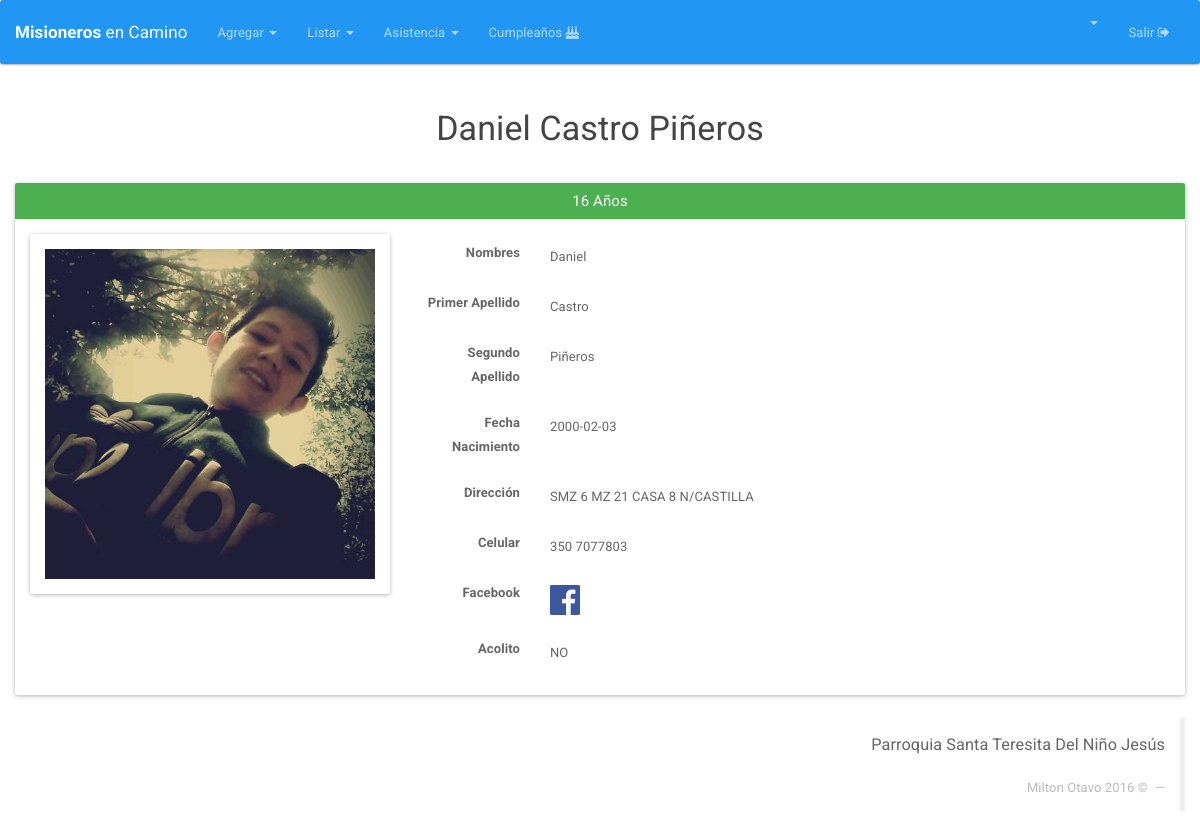
/Integrantes/ver/6 (signed in), run on an earlier commit of the app's database.
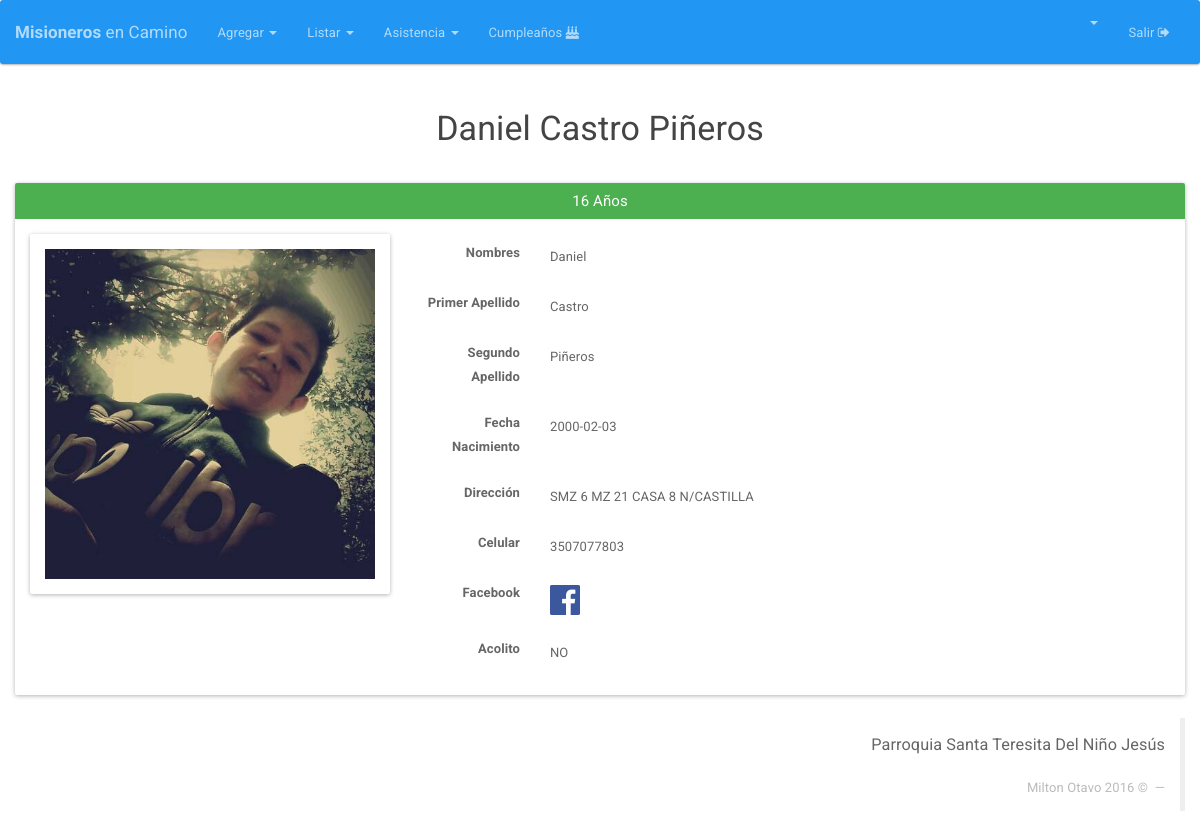
And on a later commit of the database.
### tables this page shows
CREATE TABLE IF NOT EXISTS `integrante` (
  `DOCUMENTO` int(12) NOT NULL AUTO_INCREMENT,
  `NOMBRES` varchar(25) NOT NULL,
  `PRIMER_APELLIDO` varchar(15) NOT NULL,
  `SEGUNDO_APELLIDO` varchar(15) DEFAULT NULL,
  `GENERO` varchar(2) DEFAULT NULL,
  `FECHA_NACIMIENTO` date NOT NULL,
  `DIRECCION` varchar(50) DEFAULT NULL,
  `CELULAR` varchar(200) DEFAULT NULL,
  `CORREO` varchar(50) DEFAULT NULL,
  `ACOLITO` tinyint(1) DEFAULT NULL,
  `COORDINADOR` tinyint(1) DEFAULT NULL,
  `IMAGEN` longtext,
  `FECHA_INGRESO` date DEFAULT NULL,
  `FECHA_REGISTRO` timestamp NOT NULL DEFAULT CURRENT_TIMESTAMP ON UPDATE CURRENT_TIMESTAMP,
  `ESTADO` varchar(20) NOT NULL DEFAULT 'ASISTENTE',
  PRIMARY KEY (`DOCUMENTO`)
);

### index.php (called while the page is built, shortened)
<?php
if (isset($_SESSION['app_id'])) {
	require_once "Core/Models/Conexion.php";
}
Core\Config\Enrutador::run(new Core\Config\Request());
?>

### Core/Models/Conexion.php (called while the page is built, shortened)
<?php namespace Core\Models;
	class Conexion{
		private $datos= array (
				"host"=>DB_HOST,
				"user"=>DB_USER,
				"pass"=>DB_PASS,
				"db"=>DB_NAME
			);
		private $db;
		public function __construct()
		{
			$this->db = new \mysqli(
					$this->datos['host'],
					$this->datos['user'],
					$this->datos['pass'],
					$this->datos['db']
				);
			$this->db-> set_charset("utf8");
		}
		public function consultaRetorno($sql){
			$datos = $this->db->query($sql);
			return $datos;
		}
	}
 ?>

### Core/Config/Request.php (called while the page is built, shortened)
<?php namespace Core\Config;
class Request{
	private $metodo;
	private $argumento;
	public function __construct(){
		if(isset($_GET['url'])){
			$ruta = filter_input(INPUT_GET, 'url', FILTER_SANITIZE_URL);
			$ruta = explode("/", $ruta);
			$ruta = array_filter($ruta);
			if($ruta[0] == "index.php"){
				$this->controlador = "Login";
			}else{
				$this->controlador = strtolower(array_shift($ruta));
			}
			$this->metodo = strtolower(array_shift($ruta));
			$this->argumento = $ruta;
		}else{
			$this->controlador = "Login";
			$this->metodo = "index";
		}
	}
	public function getMetodo(){
		return $this->metodo;
	}
	public function getArgumento(){
		return $this->argumento;
	}
}
?>

### Core/Controllers/IntegrantesController.php (called while the page is built, shortened)
<?php namespace Core\Controllers;
class IntegrantesController{
	private $integrante;
	public function __construct(){
		$this->integrante = new Integrante();
	}
	public function ver($id){
		if (isset($id)) {
			$this->integrante->__set("documento", $id);
			$data=$this->integrante->view();
			$datos = mysqli_fetch_assoc($data);
			return $datos;
		}
	}
}
?>

### Core/Models/Integrante.php (called while the page is built, shortened)
<?php namespace Core\Models;
class Integrante {
	private $documento;
	private $db;
	public function __construct(){
		$this->db = new Conexion();
	}
	public function view(){
		$sql="SELECT i.*, YEAR(CURDATE())-YEAR(i.FECHA_NACIMIENTO) + IF(DATE_FORMAT(CURDATE(),'%m-%d') > DATE_FORMAT(i.FECHA_NACIMIENTO,'%m-%d'), 0, -1) AS EDAD_ACTUAL FROM integrante i WHERE DOCUMENTO='{$this->documento}'";
		$datos = $this->db->consultaRetorno($sql);
		return $datos;
	}
}
?>

### HTML/Integrantes/ver.php (the view)
  <html>
  <head>
  	<?php include(HTML_DIR.'/overall/header.php') ?>
  </head>
  <body>
  	<?php include(HTML_DIR.'/overall/nav.php') ?>
  	<div  class="container-fluid">
  		<h3  align="center"><?php echo $datos['NOMBRES'] ." ". $datos['PRIMER_APELLIDO']." ". $datos['SEGUNDO_APELLIDO'] ; ?></h3>
  		<br>
  		<div class="panel panel-success">
  			<div class="panel-heading">
  				<h3 class="panel-title" align="center"> <?php echo  $datos['EDAD_ACTUAL'] . " " . "Años";    ?></h3>
  			</div>
  			<div class="panel-body">
  				<div class="row">
  					<div class="col-md-4">
  						<div class="panel panel-default">
  							<div class="panel-body">
  								<img class="img-responsive" src="<?php echo URL;?>HTML/Integrantes/avatars/<?php echo  !empty($datos['IMAGEN']) ? $datos['IMAGEN'] : 'no-image.png'    ; ?>" required>
  							</div>
  						</div>
  					</div>
  					<div class="col-md-8">
  						<div class="form-horizontal" >
                <div class="form-group">
                 <label for="inputNombres" class="col-lg-2 control-label">Nombres</label>
                 <div class="ver col-lg-10">
                  <?php echo $datos['NOMBRES']; ?>
                </div>
              </div>
              <div class="form-group">
               <label for="inputPrimerApellido" class="col-lg-2 control-label">Primer Apellido</label>
               <div class="ver col-lg-10">
                <?php echo $datos['PRIMER_APELLIDO']; ?>
              </div>
            </div>
            <div class="form-group">
             <label for="inputSegundoApellido" class="col-lg-2 control-label">Segundo Apellido</label>
             <div class="ver col-lg-10">
              <?php echo $datos['SEGUNDO_APELLIDO']; ?>
            </div>
          </div>
          <div class="form-group">
           <label for="inputFechaNacimiento" class="col-lg-2 control-label">Fecha Nacimiento</label>
           <div class="ver col-lg-10">
            <?php echo $datos['FECHA_NACIMIENTO']; ?>
          </div>
        </div>
        <div class="form-group">
         <label for="inputDireccion" class="col-lg-2 control-label">Dirección</label>
         <div class="ver col-lg-10">
          <?php echo $datos['DIRECCION']; ?>
        </div>
      </div>
      <div class="form-group">
       <label for="inputCelular" class="col-lg-2 control-label">Celular</label>
       <div class="ver col-lg-10">
        <?php echo $datos['CELULAR']; ?>
      </div>
    </div>
    <div class="form-group">
     <label for="inputEmail" class="col-lg-2 control-label">Facebook</label>
     <div class="ver col-lg-10">
      <a href="https://www.facebook.com/<?php echo $datos['CORREO']; ?>" target="_blank">
       <img src="<?php echo URL; ?>Views/images/Facebook_logo.png" width="30px">
     </a>
   </div>
 </div>
 <div class="form-group">
   <label class="col-lg-2 control-label">Acolito</label>
   <div class="ver col-lg-10">
    <?php echo ($datos['ACOLITO']=='1') ? "SI" : "NO" ?>
  </div>
</div>
</div>
</div>
</div>
</div>
</div>
</div>
<?php include(HTML_DIR.'/overall/footer.php') ?>
</body>
</html>

### HTML/overall/nav.php (shortened to what the changed rows need)
<nav class="navbar navbar-inverse">
  <div class="container-fluid">
    <div class="navbar-header">
      <a class="navbar-brand" style="font-size: 17px" href="<?php echo URL; ?>Integrantes"><b>Misioneros</b> en Camino</a>
    </div>
    <div class="collapse navbar-collapse" id="bs-example-navbar-collapse-2">
      <ul class="nav navbar-nav">
        <li class="dropdown">
          <a href="#" class="dropdown-toggle" data-toggle="dropdown" role="button" aria-expanded="false"> Agregar <span class="caret"></span></a>
        </li>
      </ul>
      <ul class="nav navbar-nav">
        <li class="dropdown">
          <a href="#" class="dropdown-toggle" data-toggle="dropdown" role="button" aria-expanded="false"> Listar <span class="caret"></span></a>
        </li>
      </ul>
      <ul class="nav navbar-nav">
        <li class="dropdown">
          <a href="#" class="dropdown-toggle" data-toggle="dropdown" role="button" aria-expanded="false"> Asistencia <span class="caret"></span></a>
        </li>
      </ul>
      <ul class="nav navbar-nav">
       <li><a href="<?php echo URL; ?>birthday"> Cumpleaños  <i class="fa fa-birthday-cake" aria-hidden="true"></i></a></li>
     </ul>
     <ul class="nav navbar-nav navbar-right">
      <li class="dropdown">
        <a href="#" class="dropdown-toggle" data-toggle="dropdown" role="button" aria-expanded="false"> <b><?php echo ucwords(strtolower($_SESSION['nombre'])); ?> </b>  <span class="caret"></span></a>
      </li>
      <li><a href="<?php echo URL; ?>Logout">  Salir  <i class="fa fa-sign-out" aria-hidden="true"></i></a></li>
    </ul>
  </div>
</div>
</nav>

What changed in the data, as far as the page shows it:
changed integrante "Daniel": CELULAR "350 7077803" → "3507077803"
